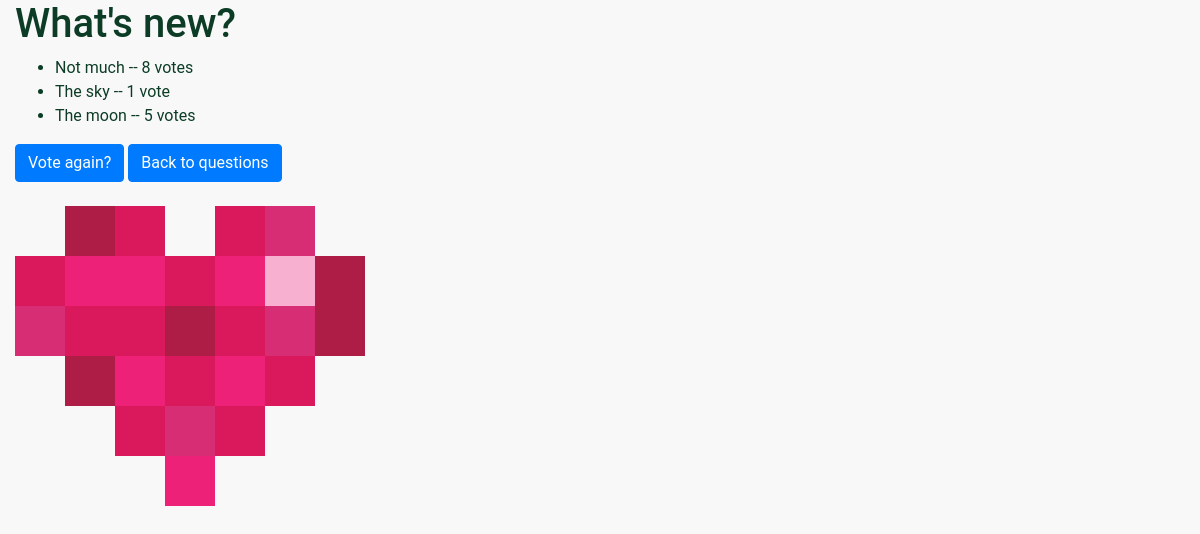
/polls/1/results/, run on an earlier commit of the app's database.
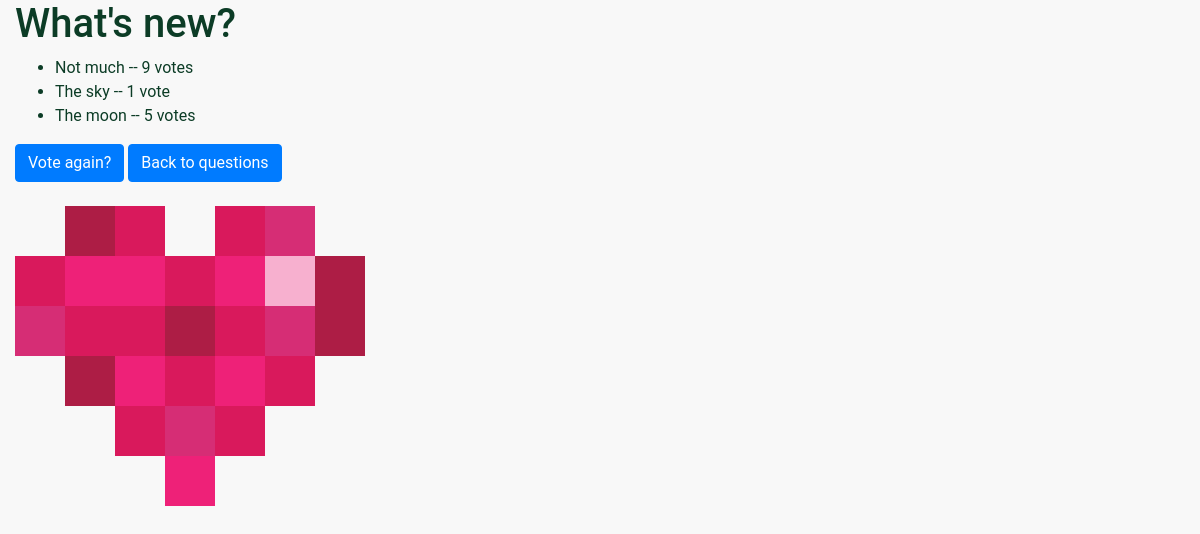
And on a later commit of the database.
### polls/models.py (models this page shows, shortened)
class Choice(models.Model):
    question = models.ForeignKey(Question, on_delete=models.CASCADE)
    choice_text = models.CharField(max_length=200)
    votes = models.IntegerField(default=0)

### polls/views.py (the view)
# urls.py: path('<int:pk>/results/', views.ResultsView.as_view(), name='results'),
class ResultsView(generic.DetailView):
    model = Question
    template_name = 'polls/results.html'

### polls/templates/polls/results.html (shortened to what this page needs)
{% load static %}
<link rel="stylesheet" type="text/css" href="{% static 'polls/style.css' %}">
<link rel="stylesheet" href="https://cdn.jsdelivr.net/npm/bootstrap@4.6.0/dist/css/bootstrap.min.css">
<div class="container-fluid">
    <h1>{{ question.question_text }}</h1>
    <ul>
    {% for choice in question.choice_set.all %}
        <li>{{ choice.choice_text }} -- {{ choice.votes }} vote{{ choice.votes|pluralize }}</li>
    {% endfor %}
    </ul>
    <a href="{% url 'polls:detail' question.id %}" class="btn btn-default btn-primary">Vote again?</a>
    <a href="{% url 'polls:index' %}" class="btn btn-default btn-primary">Back to questions</a>
    <br/>
    <br/>
    <img src="{% static 'polls/images/fundraising-heart.svg' %}"/>
</div>

What changed in the data, as far as the page shows it:
changed Choice "Not much": votes "8" → "9"
